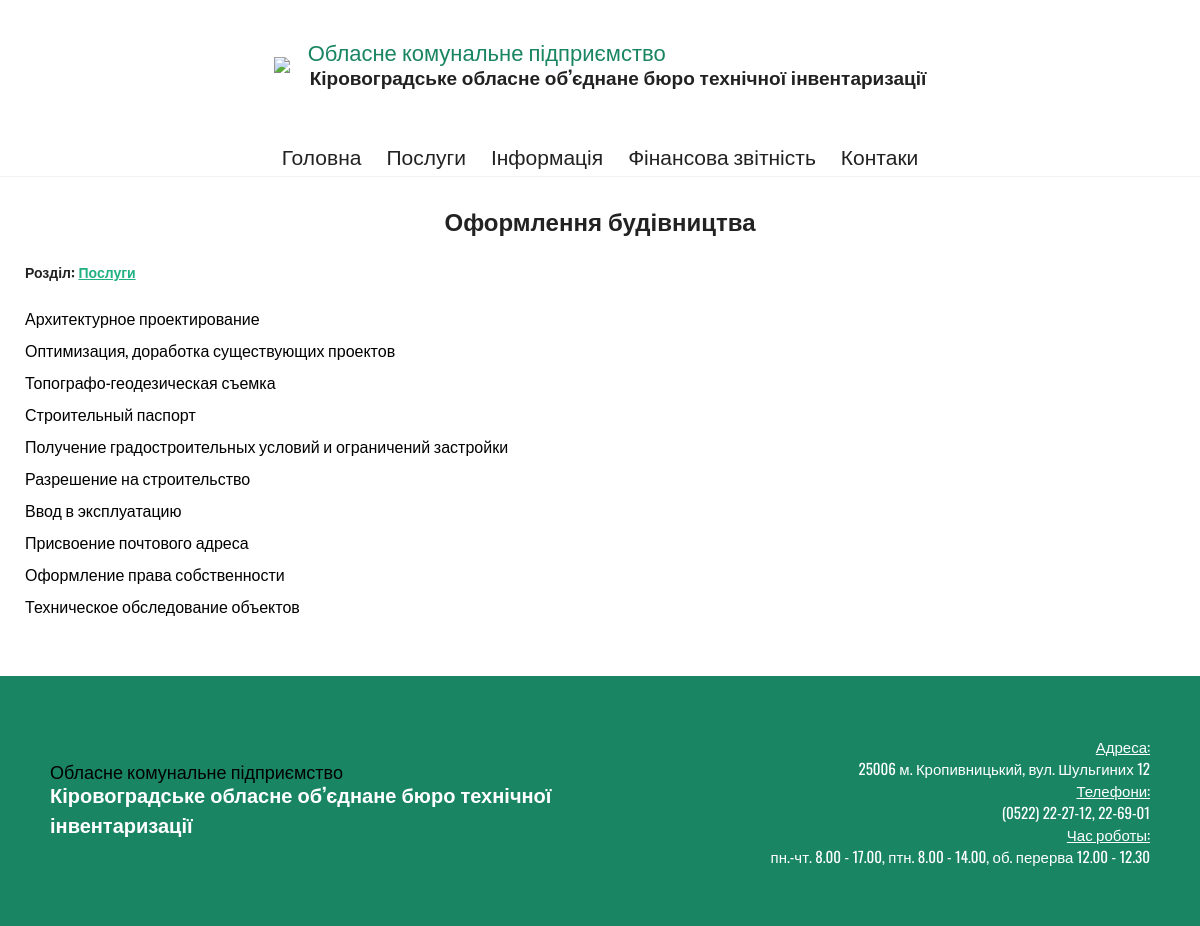
Screenshot of /article/4 with the database file from the repository.
### tables this page shows
CREATE TABLE `articles` (
  `category` int(11) NOT NULL,
  `description` text NOT NULL,
  `ext` text NOT NULL,
  `id` int(11) NOT NULL,
  `text` text NOT NULL,
  `timestamp` timestamp NOT NULL DEFAULT CURRENT_TIMESTAMP,
  `title` text NOT NULL,
  `visible` tinyint(1) NOT NULL,
  `art_order` int(11) NOT NULL
);

CREATE TABLE `categories` (
  `category` text NOT NULL,
  `description` text NOT NULL,
  `id` int(11) NOT NULL
);

### App/Controllers/ArticleController.php (called while the page is built, shortened)
<?php
class ArticleController extends Controller
{
    public function action_index()
    {
        $this->model->setArticleId($this->route[2]);
        $this->view->render('Article', 'MainTemplate', $this->model->getData());
    }
}

### App/Services/MysqlService.php (called while the page is built, shortened)
<?php
class MysqlService
{
    private $pdo;
    public function __construct()
    {
        $db = MysqlConnection::instance();
        $this->pdo = $db->getConnection();
    }
    public function getAllCategoryById($categoryId)
    {
        $stmt = $this->pdo->prepare('SELECT * FROM ' . self::CATEGORY_TABLE . ' WHERE id=:id');
        $stmt->bindParam(':id', $categoryId);
        $stmt->execute();
        return $stmt->fetch();
    }
    public function getArticleById($id)
    {
        $stmt = $this->pdo->prepare('SELECT * FROM ' . self::ARTICLE_TABLE . ' WHERE id = :id');
        $stmt->bindParam(':id', $id);
        $stmt->execute();
        return $stmt->fetch();
    }
    public function getArticleByTitle($title)
    {
        $stmt = $this->pdo->prepare('SELECT * FROM ' . self::ARTICLE_TABLE . ' WHERE title LIKE :title ');
        $stmt->bindParam(':title', $title);
        $stmt->execute();
        return $stmt->fetch();
    }
    public function getArticlesCategoryName($category)
    {
        $stmt = $this->pdo->prepare('SELECT c.category, a.category as categoryId, a.description, a.ext, a.id, a.timestamp, a.title, a.description FROM '
            . self::ARTICLE_TABLE . ' a LEFT JOIN ' . self::CATEGORY_TABLE . ' c ON a.category = c.id WHERE c.category LIKE :category ORDER BY art_order DESC');
        $stmt->bindParam(':category', $category);
        $stmt->execute();
        return $stmt->fetchAll();
    }
}

### config/mysql.php (called while the page is built)
<?php
return [
    'db_host' => 'localhost',
    'db_port' => 3306,
    'db_name' => 'bti_test',
    'char_set' => 'utf8',
    'mysql_user' => 'root',
    'mysql_password' => '',
    'crypt_salt' => 'bti',
    'available_tables' => [
        'tables',
        'users'
    ]
];

### App/Services/MysqlConnection.php (called while the page is built, shortened)
<?php
class mysqlConnection
{
    private $pdo = null;
    public static $instance;
    private function __construct()
    {
            $config = require_once ROOT_DIR . DIRECTORY_SEPARATOR . 'config' . DIRECTORY_SEPARATOR . 'mysql.php';
            $dsn = 'mysql:host=' . $config['db_host'] .
                ';port=' . $config['db_port'] .
                ';dbname=' . $config['db_name'] .
                ';charset=' . $config['char_set'] . ';';
            $options = [
                PDO::ATTR_ERRMODE => PDO::ERRMODE_EXCEPTION,
                PDO::ATTR_DEFAULT_FETCH_MODE => PDO::FETCH_ASSOC
            ];
            try {
                $this->pdo = new PDO($dsn, $config['mysql_user'], $config['mysql_password'], $options);
            } catch (PDOException $err) {
                echo $err->getMessage();
            }
    }
    public static function instance(){
        if (self::$instance === null) {
            self::$instance = new self();
        }
        return self::$instance;
    }
    public function getConnection(){
        return $this->pdo;
    }
}

### App/Models/ArticleModel.php (called while the page is built, shortened)
<?php
class ArticleModel extends Model
{
    private $mysqlService, $article;
    public function __construct()
    {
        $this->mysqlService = new MysqlService();
    }
    public function setArticleId($id)
    {
        $this->article = $this->mysqlService->getArticleById($id);
    }
}

### App/ViewHelpers/ArticleContentHelper.php (called while the page is built, shortened)
<?php
class ArticleContentHelper extends ViewHelper
{
    private $service, $article;
    public function __construct($article)
    {
        $this->service = new MysqlService();
        $this->article = $article;
    }
    public function getData()
    {
        return $this->service->getArticleByTitle($this->article);
    }
}

### App/ViewHelpers/HeaderMenuHelper.php (the view, shortened to what this page needs)
<?php
class HeaderMenuHelper extends ViewHelper
{
    private $section, $service;
    public function __construct($section)
    {
        $this->section = $section;
        $this->service = new MysqlService();
    }
    public function getData()
    {
        $articles = $this->service->getArticlesCategoryName($this->section);
        $result = '';
        foreach ($articles as $value) {
            $ext = json_decode($value['ext'], true);;
            $link = '/article/' . $value['id'];
            if (isset($ext['LinkToArticle'])) {
                $link = '/article/' . $ext['LinkToArticle'];
            }
            if (isset($ext['categoryLink'])) {
                $link = '/articles/' . $ext['categoryLink'];
            }
            if (isset($ext['externalLink'])) {
                $link = $ext['externalLink'];
            }
            $result = $result . "\n" .
                '<li><a href="' . $link . '">' . $value['title'] . '</a></li>';
        }
        return $result;
    }
}

### App/Views/ArticleView.php (shortened to what this page needs)
<div class="article">
    <?php
    $categoryInfo = (new MysqlService())->getAllCategoryById($article['category']);
    echo '<h3>' . $article['title'] . '</h3>';
    if ($categoryInfo['category'] !== 'Оформлення') {
        echo '<h5 class="category-title">Розділ: <a href=" /articles/' . $categoryInfo['category'] . '">' . $categoryInfo['category'] . '</a></h5>';
    }
    ?>
    <?php echo $article['text']; ?>
</div>

### App/Views/MainTemplateView.php (shortened to what this page needs)
<?php
$title = (new ArticleContentHelper('Заголовок'))->getData();
$title['text'] = strip_tags($title['text']);
?>
<!DOCTYPE html>
<html lang="en">
<head>
    <link type="text/css" rel="stylesheet" media="all and (min-device-width: 769px)" href="/style/style.css">
    <link type="text/css" rel="stylesheet" media="all and (max-device-width: 768px)" href="/style/style_mobile.css">
    <link rel="stylesheet" href="https://use.fontawesome.com/releases/v5.7.2/css/all.css"
>
</head>
<body>
<header>
    <div class="container">
        <div class="logo">
            <img src="/assets/images/Kropyvnytskyi.png">
            <a href="/">
                <h1><?php
                    echo '<p>' . $title['description'] . '</p>' . $title['text'];
                    ?>
                </h1>
            </a>
        </div>
        <nav>
            <ul>
                <?php
                echo (new HeaderMenuHelper('Головне меню'))->getData();
                ?>
            </ul>
        </nav>
    </div>
</header>
<div class="horizontal-line">
</div>
<main>
    <?php
    echo $layoutContent;
    ?>
</main>
<footer>
    <div class="container">
        <div class="title">
            <h3><?php
                echo '<p>' . $title['description'] . '</p>' . $title['text'];
                ?>
            </h3>
        </div>
        <div class="content">
            <?php
            echo ((new ArticleContentHelper('footer'))->getData())['text'];
            ?>
        </div>
    </div>
</footer>
</body>
</html>

### public/style/style.css (style rules this page uses)
body { margin: 0; font-family: 'Oswald', sans-serif; min-height: 100vh; padding: 0; display: flex; flex-direction: column; }
* { box-sizing: border-box; position: relative; }
header { display: flex; justify-content: center; }
@media only screen and (max-width: 1210px) { header .container { flex-direction: column; } }
@media only screen and (max-width: 1210px) { header .container .logo { margin-bottom: 10px; } }
@media only screen and (max-width: 1210px) { header .container nav { margin-bottom: 5px; } }
@media only screen and (max-width: 1210px) { header .container nav ul li a { font-size: 21px; } }
.container { padding: 0 25px; height: 100%; width: 100%; max-width: 1200px; display: flex; justify-content: space-between; align-items: center; }
.container .logo { height: 130px; display: flex; align-items: center; }
.container a { text-decoration: none; }
.container h1 { color: #222222; top: -5px; font-weight: bold; margin: 0 0 0 20px; padding: 0; font-size: 19px; }
.container h1 p { top: 5px; color: #198562; font-weight: normal; left: -2px; margin: 0; padding: 0; font-size: 22px; }
.container nav { flex-grow: 1; }
.container nav ul { display: flex; justify-content: flex-end; list-style-type: none; padding: 0; margin: 0; }
.container nav ul li:first-child a { margin: 0; }
.container nav ul li a { color: #222222; padding: 0; margin: 0 0 0 25px; text-decoration: none; }
.horizontal-line { height: 1px; width: 100%; background: #f2f2f2; }
main { flex-grow: 1; width: 100%; display: flex; flex-direction: column; align-items: center; }
main h3 { color: #1d9d73; margin: 0 0 25px 0; padding: 0; text-align: center; font-size: 24px; }
main h3:after { content: ''; height: 1px; width: 100px; background-color: #1d9d73; position: absolute; bottom: 0; left: 50%; margin-left: -50px; }
main .article { max-width: 1200px; width: 100%; padding: 25px; }
main .article a { color: #198562; }
main .article p { margin-top: 0.5rem; margin-bottom: 0.5rem; }
main .article h3 { font-size: 24px; color: #222222; text-align: center; padding: 0; margin: 0; }
main .article h3:after { display: none; }
main .article h5 { font-size: 14px; color: #222222; }
main .article h5 a { color: #21b081; }
footer { width: 100%; height: 250px; background-color: #198562; display: flex; justify-content: center; margin-top: 25px; }
footer .container { max-width: 1200px; width: 100%; display: flex; justify-content: space-between; align-items: center; }
footer .container div { padding: 0 25px; width: 50%; }
footer .container .title h3 { color: white; font-size: 20px; top: -5px; margin: 0; padding: 0; }
footer .container .title h3 p { top: 5px; font-size: 18px; font-weight: normal; margin: 0; padding: 0; color: black; }
footer .container .content { font-size: 15px; color: white; text-align: right; }

### rows the page displays
articles: description "Обласне комунальне підприємство"
articles: title "Головна"
articles: title "Послуги"
articles: title "Інформація"
articles: title "Фінансова звітність"
articles: title "Контаки"
articles: title "Оформлення будівництва", text "Архитектурное проектирование Оптимизация, доработка существующих проектов Топографо-геодезическая съемка Строительный паспорт Получение градостроительных условий и ограничений застройки Разрешение на строительство Ввод в эксплуатацию Присвоение почтового адреса Оформление права собственности Техническое обследование объектов"
categories: category "Послуги"
articles: text "Адреса: 25006 м. Кропивницький, вул. Шульгиних 12 Телефони: (0522) 22-27-12, 22-69-01 Час роботы: пн.-чт. 8.00 - 17.00, птн. 8.00 - 14.00, об. перерва 12.00 - 12.30"

### other values shown
$title['text'] "Кіровоградське обласне об’єднане бюро технічної інвентаризації"
